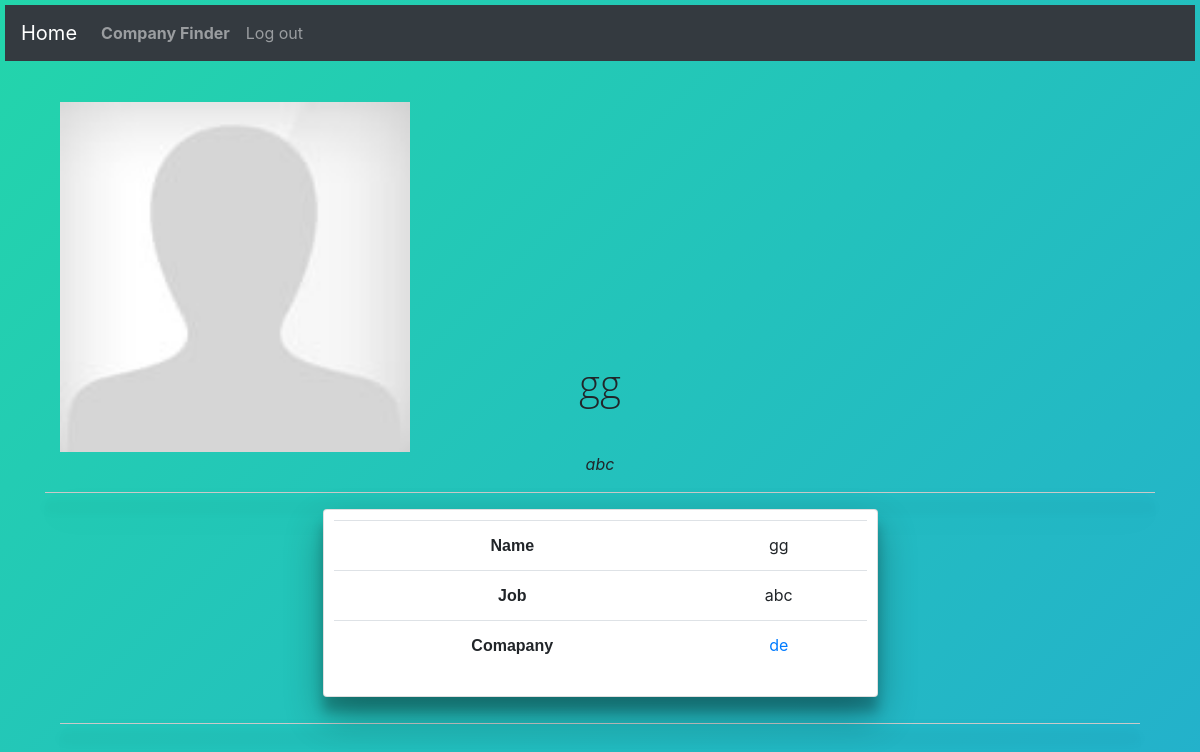
Page /profile/ (signed in) on the committed database.
### main/models.py (models this page shows)
class UserProfile(models.Model):
    user   = models.OneToOneField(User,on_delete=models.CASCADE)
    avatar = models.ImageField(default='/happyprofile.jpg')
    job=models.CharField(max_length=100)
    company=models.ForeignKey(Company,on_delete=models.SET_NULL,null=True)
    def __str__(self):
    	return self.user.username

class Company(models.Model):
	name=models.CharField(max_length=100)
	logo=models.ImageField(default='/company.jpg')
	address=models.CharField(max_length=200)
	def __str__(self):
		return self.name

### main/views.py (the view)
# urls.py: path('profile/', login_required(comp.as_view(),login_url='/login/'), name='profile'),
class comp(TemplateView):
    template_name = 'main/profile.html'
    def get_context_data(self, **kwargs):
        context = super().get_context_data(**kwargs)
        par_obj=UserProfile.objects.get(user=self.request.user)
        print(par_obj)
        context['users'] = par_obj
        context['show']=True
        return context

### content/templates/main/profile.html (shortened to what this page needs)
{% extends 'layouts/default/page.html' %}
{% load i18n %}
{% block content %}
<div class="container-fluid">
  <h1 class="text-md-center">{{user}} {{user.last_name}}</h1>
  <div class="container">
    <div class="row">
      <div class="container-fluid">
<image src="/media/{{users.avatar}}" width="350px">
  <div class="caption text-md-center"><em>{{users.job}}</em></div>
  </div>
     <hr>
        <div class="card card-1 col-md-6 text-md-center" id="card1">
        <table class="table table-hover">
  <tbody>
     <tr>
      <td><span class="bold">Name</span></td>
      <td colspan="2">{{users}}</td>
    </tr>
    <tr>
      <td><span class="bold">Job</span></td>
      <td colspan="2">{{users.job}}</td>
    </tr>
        <tr>
      <td><span class="bold">Comapany</span></td>
      <td colspan="2"><a href="/getcompanydetails/{{users.company.pk}}">{{users.company}}</a></td>
    </tr>
  </tbody>
</table>
        </div>
  </div>
         <hr>
</div>
{% endblock %}

### content/templates/layouts/default/page.html (style rules this page uses)
body { width: 100wh; height: 90vh; background: linear-gradient(-45deg, #EE7752, #E73C7E, #23A6D5, #23D5AB); background-size: 400% 400%; -webkit-animation: Gradient 15s ease infinite; -moz-animation: Gradient 15s ease infinite; animation: Gradient 15s ease infinite; }
h1, h6 { font-family: 'Open Sans'; font-weight: 300; text-align: center; position: absolute; top: 45%; right: 0; left: 0; }

### content/templates/main/profile.html (style rules this page uses)
body { margin: 5px 5px 5px 5px; }
.card-1 { padding: 10px 10px 10px 10px; box-shadow: 0 19px 38px rgba(0,0,0,0.30), 0 15px 12px rgba(0,0,0,0.22); }
hr { color: #f00; background: #e0e0e0; width: 100%; height: 10%; box-shadow: 0 19px 38px rgba(0,0,0,0.30), 0 15px 12px rgba(0,0,0,0.22); }
.bold { font-family: Helvetica; font-weight: bold; }
.card { margin: 0 auto; float: none; margin-bottom: 10px; }

### rows in the picture
UserProfile: avatar (picture), job "abc", user.username "gg", company "de"

### other values in the picture
{{ user }} "gg"
